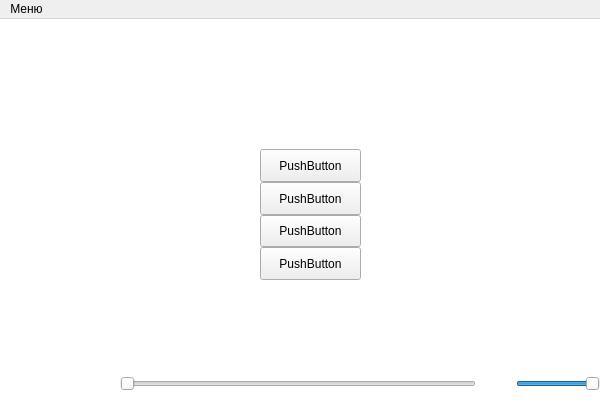
<?xml version="1.0" encoding="UTF-8"?>
<ui version="4.0">
 <class>QtVideo</class>
 <widget class="QMainWindow" name="QtVideo">
  <property name="geometry">
   <rect>
    <x>0</x>
    <y>0</y>
    <width>600</width>
    <height>400</height>
   </rect>
  </property>
  <property name="styleSheet">
   <string notr="true">QMainWindow {background-color: rgba(0,0,0,0);}</string>
  </property>
  <widget class="QWidget" name="centralWidget">
   <property name="enabled">
    <bool>true</bool>
   </property>
   <layout class="QGridLayout" name="gridLayoutCentralWidget">
    <property name="leftMargin">
     <number>0</number>
    </property>
    <property name="topMargin">
     <number>0</number>
    </property>
    <property name="rightMargin">
     <number>0</number>
    </property>
    <property name="bottomMargin">
     <number>0</number>
    </property>
    <property name="spacing">
     <number>0</number>
    </property>
    <item row="0" column="0">
     <widget class="VideoPlayer" name="widgetDisplay" native="true">
      <property name="sizePolicy">
       <sizepolicy hsizetype="MinimumExpanding" vsizetype="MinimumExpanding">
        <horstretch>0</horstretch>
        <verstretch>0</verstretch>
       </sizepolicy>
      </property>
      <widget class="QWidget" name="verticalWidget" native="true">
       <property name="geometry">
        <rect>
         <x>260</x>
         <y>130</y>
         <width>101</width>
         <height>131</height>
        </rect>
       </property>
       <layout class="QVBoxLayout" name="verticalLayout">
        <property name="spacing">
         <number>0</number>
        </property>
        <property name="sizeConstraint">
         <enum>QLayout::SetDefaultConstraint</enum>
        </property>
        <property name="leftMargin">
         <number>0</number>
        </property>
        <property name="topMargin">
         <number>0</number>
        </property>
        <property name="rightMargin">
         <number>0</number>
        </property>
        <property name="bottomMargin">
         <number>0</number>
        </property>
        <item>
         <widget class="QPushButton" name="pushButton">
          <property name="sizePolicy">
           <sizepolicy hsizetype="Minimum" vsizetype="Minimum">
            <horstretch>0</horstretch>
            <verstretch>0</verstretch>
           </sizepolicy>
          </property>
          <property name="text">
           <string>PushButton</string>
          </property>
          <property name="flat">
           <bool>false</bool>
          </property>
         </widget>
        </item>
        <item>
         <widget class="QPushButton" name="pushButton_4">
          <property name="sizePolicy">
           <sizepolicy hsizetype="Minimum" vsizetype="Minimum">
            <horstretch>0</horstretch>
            <verstretch>0</verstretch>
           </sizepolicy>
          </property>
          <property name="text">
           <string>PushButton</string>
          </property>
         </widget>
        </item>
        <item>
         <widget class="QPushButton" name="pushButton_2">
          <property name="sizePolicy">
           <sizepolicy hsizetype="Minimum" vsizetype="Minimum">
            <horstretch>0</horstretch>
            <verstretch>0</verstretch>
           </sizepolicy>
          </property>
          <property name="text">
           <string>PushButton</string>
          </property>
         </widget>
        </item>
        <item>
         <widget class="QPushButton" name="pushButton_3">
          <property name="sizePolicy">
           <sizepolicy hsizetype="Minimum" vsizetype="Minimum">
            <horstretch>0</horstretch>
            <verstretch>0</verstretch>
           </sizepolicy>
          </property>
          <property name="text">
           <string>PushButton</string>
          </property>
          <property name="default">
           <bool>false</bool>
          </property>
          <property name="flat">
           <bool>false</bool>
          </property>
         </widget>
        </item>
       </layout>
      </widget>
     </widget>
    </item>
    <item row="0" column="0" alignment="Qt::AlignBottom">
     <widget class="QWidget" name="widgetInterfacePlayer" native="true">
      <property name="sizePolicy">
       <sizepolicy hsizetype="Minimum" vsizetype="Maximum">
        <horstretch>0</horstretch>
        <verstretch>0</verstretch>
       </sizepolicy>
      </property>
      <property name="contextMenuPolicy">
       <enum>Qt::NoContextMenu</enum>
      </property>
      <layout class="QHBoxLayout" name="hBoxLayoutInterface" stretch="0,0,0,1,0,0">
       <property name="spacing">
        <number>0</number>
       </property>
       <property name="sizeConstraint">
        <enum>QLayout::SetDefaultConstraint</enum>
       </property>
       <property name="leftMargin">
        <number>0</number>
       </property>
       <property name="topMargin">
        <number>0</number>
       </property>
       <property name="rightMargin">
        <number>0</number>
       </property>
       <property name="bottomMargin">
        <number>5</number>
       </property>
       <item alignment="Qt::AlignVCenter">
        <widget class="QPushButton" name="pushButtonPlayStop">
         <property name="sizePolicy">
          <sizepolicy hsizetype="Minimum" vsizetype="Minimum">
           <horstretch>0</horstretch>
           <verstretch>0</verstretch>
          </sizepolicy>
         </property>
         <property name="styleSheet">
          <string notr="true"/>
         </property>
         <property name="icon">
          <iconset>
           <activeoff>:/img/player/play.png</activeoff>
           <activeon>:/img/player/pause.png</activeon>
          </iconset>
         </property>
         <property name="iconSize">
          <size>
           <width>16</width>
           <height>16</height>
          </size>
         </property>
         <property name="checkable">
          <bool>true</bool>
         </property>
         <property name="checked">
          <bool>false</bool>
         </property>
         <property name="flat">
          <bool>true</bool>
         </property>
        </widget>
       </item>
       <item>
        <widget class="QPushButton" name="pushButtonStepDown">
         <property name="text">
          <string/>
         </property>
         <property name="icon">
          <iconset>
           <disabledon>:/img/player/stepDown.png</disabledon>
          </iconset>
         </property>
         <property name="flat">
          <bool>true</bool>
         </property>
        </widget>
       </item>
       <item>
        <widget class="QPushButton" name="pushButtonStepUp">
         <property name="text">
          <string/>
         </property>
         <property name="icon">
          <iconset>
           <disabledon>:/img/player/stepUp.png</disabledon>
          </iconset>
         </property>
         <property name="flat">
          <bool>true</bool>
         </property>
        </widget>
       </item>
       <item alignment="Qt::AlignVCenter">
        <widget class="SliderPlayer" name="horizontalSliderVideoDuration">
         <property name="maximum">
          <number>1000</number>
         </property>
         <property name="orientation">
          <enum>Qt::Horizontal</enum>
         </property>
        </widget>
       </item>
       <item alignment="Qt::AlignVCenter">
        <widget class="QPushButton" name="pushButtonSound">
         <property name="text">
          <string/>
         </property>
         <property name="icon">
          <iconset>
           <activeoff>:/img/player/soundOn.png</activeoff>
           <activeon>:/img/player/soundOff.png</activeon>
          </iconset>
         </property>
         <property name="checkable">
          <bool>true</bool>
         </property>
         <property name="checked">
          <bool>false</bool>
         </property>
         <property name="flat">
          <bool>true</bool>
         </property>
        </widget>
       </item>
       <item>
        <widget class="SliderPlayer" name="horizontalSliderSoundDuration">
         <property name="maximum">
          <number>100</number>
         </property>
         <property name="singleStep">
          <number>1</number>
         </property>
         <property name="pageStep">
          <number>1</number>
         </property>
         <property name="value">
          <number>100</number>
         </property>
         <property name="tracking">
          <bool>true</bool>
         </property>
         <property name="orientation">
          <enum>Qt::Horizontal</enum>
         </property>
        </widget>
       </item>
      </layout>
     </widget>
    </item>
   </layout>
  </widget>
  <widget class="QMenuBar" name="menuBar">
   <property name="geometry">
    <rect>
     <x>0</x>
     <y>0</y>
     <width>600</width>
     <height>26</height>
    </rect>
   </property>
   <widget class="QMenu" name="menu">
    <property name="title">
     <string>Меню</string>
    </property>
    <addaction name="openFille"/>
   </widget>
   <addaction name="menu"/>
  </widget>
  <action name="openFille">
   <property name="text">
    <string>Открыть Файл...</string>
   </property>
   <property name="shortcut">
    <string>Ctrl+O</string>
   </property>
  </action>
 </widget>
 <customwidgets>
  <customwidget>
   <class>SliderPlayer</class>
   <extends>QSlider</extends>
   <header>sliderPlayer.h</header>
   <slots>
    <slot>setPos(double)</slot>
   </slots>
  </customwidget>
  <customwidget>
   <class>VideoPlayer</class>
   <extends>QWidget</extends>
   <header>videoPlayer/videoPlayer.h</header>
   <container>1</container>
   <slots>
    <signal>watchPlay(bool)</signal>
    <signal>watchPosition(double)</signal>
    <slot>play(bool)</slot>
    <slot>setMute(bool)</slot>
   </slots>
  </customwidget>
 </customwidgets>
 <tabstops>
  <tabstop>pushButtonPlayStop</tabstop>
  <tabstop>horizontalSliderVideoDuration</tabstop>
  <tabstop>pushButtonSound</tabstop>
  <tabstop>horizontalSliderSoundDuration</tabstop>
 </tabstops>
 <resources/>
 <connections>
  <connection>
   <sender>QtVideo</sender>
   <signal>signalFullScreen(bool)</signal>
   <receiver>menuBar</receiver>
   <slot>setHidden(bool)</slot>
   <hints>
    <hint type="sourcelabel">
     <x>20</x>
     <y>20</y>
    </hint>
    <hint type="destinationlabel">
     <x>20</x>
     <y>20</y>
    </hint>
   </hints>
  </connection>
  <connection>
   <sender>QtVideo</sender>
   <signal>signalFullScreen(bool)</signal>
   <receiver>QtVideo</receiver>
   <slot>showFullScreen(bool)</slot>
   <hints>
    <hint type="sourcelabel">
     <x>20</x>
     <y>20</y>
    </hint>
    <hint type="destinationlabel">
     <x>20</x>
     <y>20</y>
    </hint>
   </hints>
  </connection>
  <connection>
   <sender>QtVideo</sender>
   <signal>signalFullScreen(bool)</signal>
   <receiver>widgetInterfacePlayer</receiver>
   <slot>setHidden(bool)</slot>
   <hints>
    <hint type="sourcelabel">
     <x>20</x>
     <y>20</y>
    </hint>
    <hint type="destinationlabel">
     <x>20</x>
     <y>387</y>
    </hint>
   </hints>
  </connection>
  <connection>
   <sender>widgetDisplay</sender>
   <signal>watchPlay(bool)</signal>
   <receiver>pushButtonPlayStop</receiver>
   <slot>setChecked(bool)</slot>
   <hints>
    <hint type="sourcelabel">
     <x>299</x>
     <y>212</y>
    </hint>
    <hint type="destinationlabel">
     <x>14</x>
     <y>380</y>
    </hint>
   </hints>
  </connection>
  <connection>
   <sender>pushButtonPlayStop</sender>
   <signal>toggled(bool)</signal>
   <receiver>widgetDisplay</receiver>
   <slot>play(bool)</slot>
   <hints>
    <hint type="sourcelabel">
     <x>14</x>
     <y>380</y>
    </hint>
    <hint type="destinationlabel">
     <x>299</x>
     <y>212</y>
    </hint>
   </hints>
  </connection>
  <connection>
   <sender>pushButtonSound</sender>
   <signal>toggled(bool)</signal>
   <receiver>widgetDisplay</receiver>
   <slot>setMute(bool)</slot>
   <hints>
    <hint type="sourcelabel">
     <x>501</x>
     <y>380</y>
    </hint>
    <hint type="destinationlabel">
     <x>299</x>
     <y>212</y>
    </hint>
   </hints>
  </connection>
  <connection>
   <sender>widgetDisplay</sender>
   <signal>watchPosition(double)</signal>
   <receiver>horizontalSliderVideoDuration</receiver>
   <slot>setPos(double)</slot>
   <hints>
    <hint type="sourcelabel">
     <x>299</x>
     <y>212</y>
    </hint>
    <hint type="destinationlabel">
     <x>286</x>
     <y>380</y>
    </hint>
   </hints>
  </connection>
 </connections>
 <slots>
  <signal>signalFullScreen(bool)</signal>
  <slot>showFullScreen(bool)</slot>
 </slots>
</ui>
